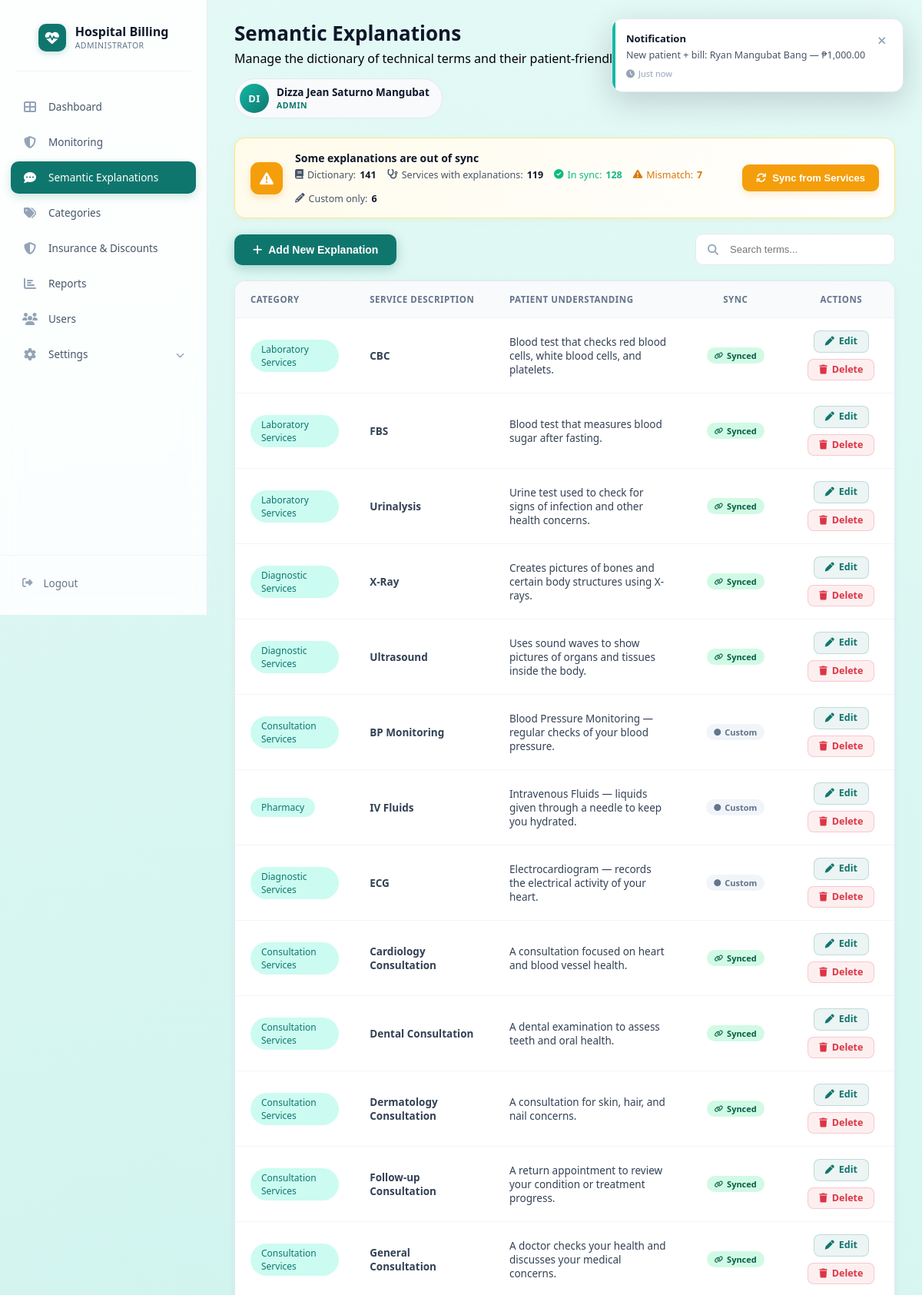
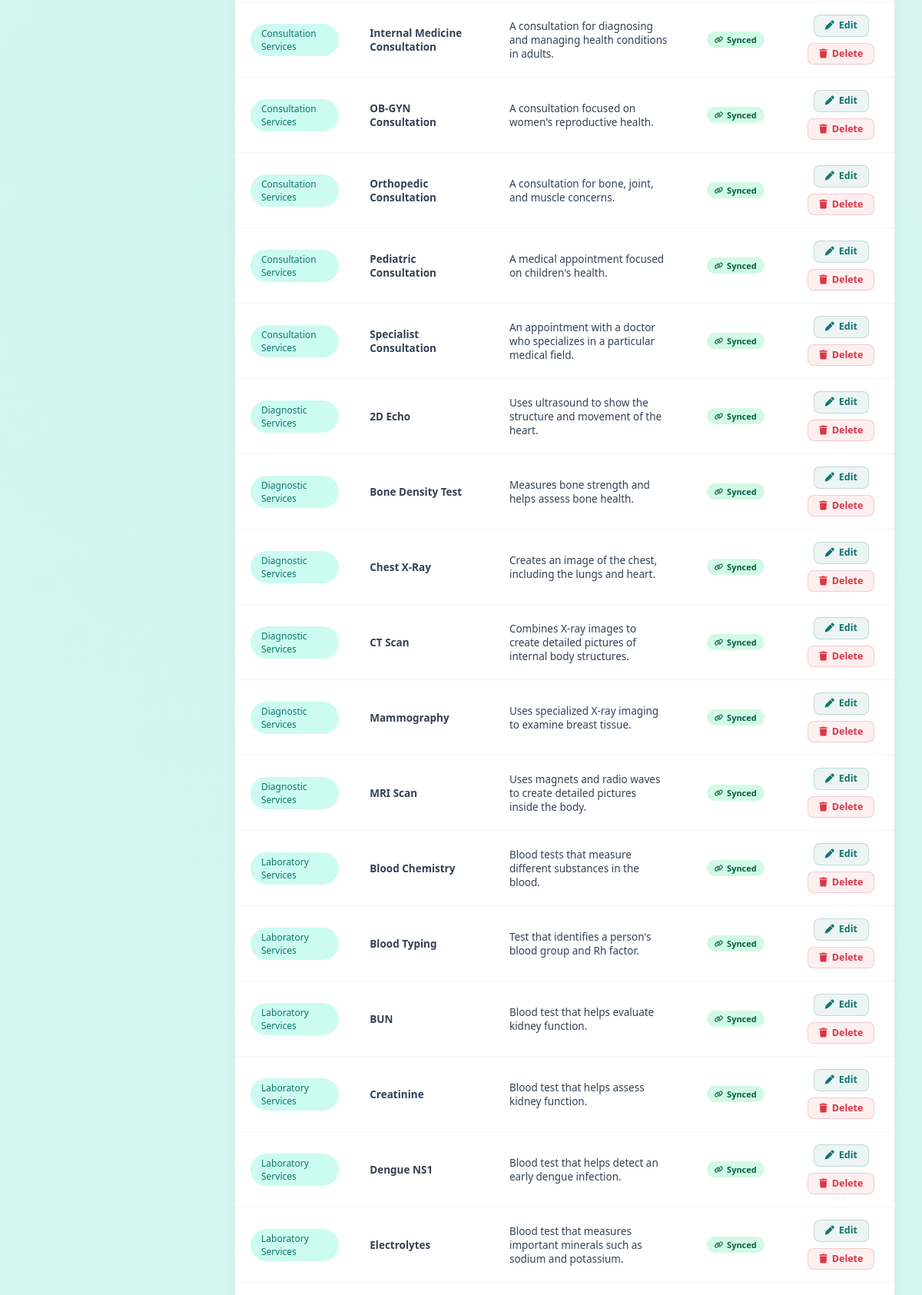
The app's page /explanations.php (signed in, upper part) with its own data (2 pictures, top to bottom).
### tables this page shows
CREATE TABLE `users` (
  `id` int(11) NOT NULL,
  `first_name` varchar(100) DEFAULT NULL,
  `middle_name` varchar(100) DEFAULT NULL,
  `last_name` varchar(100) DEFAULT NULL,
  `full_name` varchar(255) NOT NULL,
  `username` varchar(100) NOT NULL,
  `password` varchar(255) NOT NULL,
  `email` varchar(150) DEFAULT NULL,
  `contact_number` varchar(11) DEFAULT NULL,
  `position` varchar(150) DEFAULT NULL,
  `role` enum('Admin','Billing','Front Desk Receptionist') NOT NULL DEFAULT 'Admin',
  `status` enum('Active','Inactive') NOT NULL DEFAULT 'Active',
  `profile_picture` varchar(255) DEFAULT NULL,
  `created_at` datetime NOT NULL DEFAULT current_timestamp(),
  `updated_at` datetime NOT NULL DEFAULT current_timestamp() ON UPDATE current_timestamp(),
  `is_archived` tinyint(1) DEFAULT 0,
  `reset_token` varchar(255) DEFAULT NULL,
  `reset_expires` datetime DEFAULT NULL,
  `reset_code` varchar(6) DEFAULT NULL,
  `recovery_code` varchar(50) DEFAULT NULL
);

CREATE TABLE `semantic_dictionary` (
  `id` int(11) NOT NULL,
  `technical_term` varchar(150) NOT NULL,
  `patient_explanation` text NOT NULL,
  `category` varchar(100) DEFAULT NULL,
  `synonym_terms` text DEFAULT NULL,
  `created_at` datetime NOT NULL DEFAULT current_timestamp()
);

### explanations.php (the view, shortened to what this page needs)
<?php
require_once 'config.php';
$user_id   = $_SESSION['user_id'] ?? 0;
$user_name = $_SESSION['username'] ?? 'User';
$full_name = $user_name;
$user_role = 'User';
$profile_picture_url = '';
try {
    $s = $pdo->prepare("SELECT full_name, role, profile_picture FROM users WHERE id = ?");
    $s->execute([$user_id]);
    $u = $s->fetch(PDO::FETCH_ASSOC);
    if ($u) {
        $full_name = $u['full_name'] ?: $user_name;
        $user_role = $u['role'] ?? 'User';
    }
} catch (PDOException $e) {}
$csrf = $_SESSION['csrf_token'];
$explanations = [];
try {
    $explanations = $pdo->query("
        SELECT d.*,
               s.id AS linked_service_id,
               s.patient_explanation AS linked_service_explanation,
               CASE
                 WHEN s.id IS NULL THEN 'custom'
                 WHEN d.patient_explanation = s.patient_explanation THEN 'synced'
                 ELSE 'mismatch'
               END AS sync_status
        FROM semantic_dictionary d
        LEFT JOIN services s
          ON s.service_name = d.technical_term AND s.is_active = 1
        ORDER BY d.id ASC
    ")->fetchAll(PDO::FETCH_ASSOC);
} catch (PDOException $e) {
    try {
        $explanations = $pdo->query("SELECT *, 'custom' AS sync_status FROM semantic_dictionary ORDER BY id ASC")->fetchAll(PDO::FETCH_ASSOC);
    } catch (PDOException $e2) {
        $explanations = [];
        $error = "Table not found.";
    }
}
$stat_dict_total = count($explanations);
$stat_synced     = 0;
$stat_mismatch   = 0;
$stat_custom     = 0;
foreach ($explanations as $e) {
    if ($e['sync_status'] === 'synced')        $stat_synced++;
    elseif ($e['sync_status'] === 'mismatch')  $stat_mismatch++;
    else                                       $stat_custom++;
}
$stat_services_with_expl = 0;
$stat_missing_in_dict    = 0;
try {
    $stat_services_with_expl = (int)$pdo->query("
        SELECT COUNT(*) FROM services
        WHERE is_active = 1 AND patient_explanation IS NOT NULL AND patient_explanation <> ''
    ")->fetchColumn();
    $stat_missing_in_dict = (int)$pdo->query("
        SELECT COUNT(*) FROM services s
        LEFT JOIN semantic_dictionary d ON d.technical_term = s.service_name
        WHERE s.is_active = 1
          AND s.patient_explanation IS NOT NULL
          AND s.patient_explanation <> ''
          AND d.id IS NULL
    ")->fetchColumn();
} catch (PDOException $e) {}
?>
<!DOCTYPE html>
<html lang="en">
<head>
<link rel="stylesheet" href="https://cdnjs.cloudflare.com/ajax/libs/font-awesome/6.4.0/css/all.min.css">
</head>
<body>
<aside class="sidebar" id="sidebar">
    <div class="sidebar-brand">
        <div class="brand-text">
            <span class="brand-icon-box"><i class="fas fa-heart-pulse"></i></span>
            <div class="brand-text-inner">
                <div class="brand-name">Hospital Billing</div>
                <div class="brand-sub">ADMINISTRATOR</div>
            </div>
        </div>
    </div>
    <div class="sidebar-divider"></div>
    <ul class="sidebar-menu">
        <li><a href="dashboard.php"><i class="fas fa-th-large"></i> <span>Dashboard</span></a></li>
        <li><a href="administrator_monitoring.php"><i class="fas fa-shield-halved"></i> <span>Monitoring</span></a></li>
        <li><a href="explanations.php" class="active"><i class="fas fa-comment-dots"></i> <span>Semantic Explanations</span></a></li>
        <li><a href="categories.php"><i class="fas fa-tags"></i> <span>Categories</span></a></li>
        <li><a href="insurance_discounts.php"><i class="fas fa-shield-alt"></i> <span>Insurance &amp; Discounts</span></a></li>
        <li><a href="reports.php"><i class="fas fa-chart-bar"></i> <span>Reports</span></a></li>
        <li><a href="users.php"><i class="fas fa-users"></i> <span>Users</span></a></li>
        <li class="has-submenu" id="settingsMenuItem">
            <a href="javascript:void(0)" onclick="toggleSettingsSubmenu(event)"><i class="fas fa-cog"></i><span>Settings</span><i class="fas fa-chevron-down submenu-arrow"></i></a>
        </li>
    </ul>
    <div class="sidebar-footer"><a href="logout.php"><i class="fas fa-sign-out-alt"></i> <span>Logout</span></a></div>
</aside>
<main class="main-content">
<div class="top-bar">
    <div class="top-bar-left">
        <h1>Semantic Explanations</h1>
        <div class="page-sub">Manage the dictionary of technical terms and their patient-friendly explanations.</div>
    </div>
    <div class="top-bar-actions">
        <div class="user-chip">
            <?php if (!empty($profile_picture_url)): ?>
                <img src="<?= htmlspecialchars($profile_picture_url) ?>?v=<?= time() ?>" alt="Profile" class="avatar-img">
            <?php else: ?>
                <div class="avatar"><?= strtoupper(substr($full_name, 0, 2)) ?></div>
            <?php endif; ?>
            <div class="info">
                <div class="name"><?= htmlspecialchars($full_name) ?></div>
                <div class="role"><?= htmlspecialchars($user_role) ?></div>
            </div>
        </div>
    </div>
</div>
<div class="sync-card <?= ($stat_mismatch > 0 || $stat_missing_in_dict > 0) ? 'has-mismatch' : '' ?>">
    <div class="sync-icon">
        <i class="fas <?= ($stat_mismatch > 0 || $stat_missing_in_dict > 0) ? 'fa-triangle-exclamation' : 'fa-circle-check' ?>"></i>
    </div>
    <div class="sync-info">
        <div class="sync-title">
            <?= ($stat_mismatch > 0 || $stat_missing_in_dict > 0) ? 'Some explanations are out of sync' : 'All explanations are in sync' ?>
        </div>
        <div class="sync-stats">
            <span class="s-item"><i class="fas fa-book"></i> Dictionary: <strong><?= number_format($stat_dict_total) ?></strong></span>
            <span class="s-item"><i class="fas fa-stethoscope"></i> Services with explanations: <strong><?= number_format($stat_services_with_expl) ?></strong></span>
            <span class="s-item s-synced"><i class="fas fa-circle-check"></i> In sync: <strong><?= number_format($stat_synced) ?></strong></span>
            <?php if ($stat_mismatch > 0): ?>
                <span class="s-item s-mismatch"><i class="fas fa-triangle-exclamation"></i> Mismatch: <strong><?= number_format($stat_mismatch) ?></strong></span>
            <?php endif; ?>
            <span class="s-item"><i class="fas fa-pencil"></i> Custom only: <strong><?= number_format($stat_custom) ?></strong></span>
        </div>
    </div>
    <div class="sync-actions">
        <form method="post" style="display:inline" onsubmit="return confirm('Pull all service explanations into the dictionary?\n\n• New services will be added as dictionary entries\n• Mismatched explanations will be overwritten with the service wording\n\nContinue?');">
            <button type="submit" name="sync_from_services" class="btn-sync <?= ($stat_mismatch > 0 || $stat_missing_in_dict > 0) ? 'warning' : '' ?>">
                <i class="fas fa-arrows-rotate"></i> Sync from Services
            </button>
        </form>
    </div>
</div>
<div class="action-bar">
    <button class="btn-add" onclick="openAddModal()"><i class="fas fa-plus"></i> Add New Explanation</button>
    <div class="search-wrapper">
        <i class="fas fa-search search-icon"></i>
        <input type="text" id="searchInput" placeholder="Search terms..." onkeyup="searchTable()">
    </div>
</div>
<div class="table-card">
    <div class="table-wrapper">
        <table id="explanationsTable">
            <thead>
                <tr>
                    <th>Category</th>
                    <th>Service Description</th>
                    <th>Patient Understanding</th>
                    <th style="text-align:center;">Sync</th>
                    <th style="text-align:center;">Actions</th>
                </tr>
            </thead>
            <tbody>
            <?php if (empty($explanations)): ?><tr><td colspan="5" class="text-muted">No explanations found.</td></tr>
            <?php else: foreach ($explanations as $exp):
                $sync_status = $exp['sync_status'] ?? 'custom';
                $row_id = (int)$exp['id'];
            ?>
                <tr>
                    <td><span class="category-badge"><?= htmlspecialchars($exp['category'] ?? 'General') ?></span></td>
                    <td><strong><?= htmlspecialchars($exp['technical_term']) ?></strong></td>
                    <td><?= htmlspecialchars($exp['patient_explanation']) ?></td>
                    <td style="text-align:center;">
                        <?php if ($sync_status === 'synced'): ?>
                            <span class="sync-badge synced" title="Matches its service record"><i class="fas fa-link"></i> Synced</span>
                        <?php elseif ($sync_status === 'mismatch'): ?>
                            <span class="sync-badge mismatch" title="Differs from the service record"><i class="fas fa-triangle-exclamation"></i> Mismatch</span>
                            <form method="post" style="display:inline" onsubmit="return confirm('Pull the service\'s current explanation into this row? Your edits here will be overwritten.');">
                                <input type="hidden" name="csrf_token" value="<?= htmlspecialchars($csrf) ?>">
                                <input type="hidden" name="pull_row" value="<?= $row_id ?>">
                                <button type="submit" class="row-pull-btn" title="Pull from service"><i class="fas fa-arrow-down"></i> Pull</button>
                            </form>
                        <?php else: ?>
                            <span class="sync-badge custom" title="No matching service — dictionary-only entry"><i class="fas fa-circle"></i> Custom</span>
                        <?php endif; ?>
                    </td>
                    <td><div class="action-icons">
                        <a href="?edit=<?= $row_id ?>" class="icon-btn edit-icon"><i class="fas fa-pen"></i> Edit</a>
                        <a href="#" onclick="confirmDelete(event, <?= $row_id ?>)" class="icon-btn delete-icon"><i class="fas fa-trash"></i> Delete</a>
                    </div></td>
                </tr>
            <?php endforeach; endif; ?>
            </tbody>
        </table>
    </div>
</div>
</main>
<div class="toast-container" id="toastContainer"></div>
</body>
</html>

### records on screen
users: full_name "DI", full_name "Dizza Jean Saturno Mangubat", role "ADMIN"
semantic_dictionary: category "Laboratory Services", technical_term "CBC", patient_explanation "Blood test that checks red blood cells, white blood cells, and platelets.", shows "Synced"
semantic_dictionary: category "Laboratory Services", technical_term "FBS", patient_explanation "Blood test that measures blood sugar after fasting.", shows "Synced"
semantic_dictionary: category "Laboratory Services", technical_term "Urinalysis", patient_explanation "Urine test used to check for signs of infection and other health concerns.", shows "Synced"
semantic_dictionary: category "Diagnostic Services", technical_term "X-Ray", patient_explanation "Creates pictures of bones and certain body structures using X-rays.", shows "Synced"
semantic_dictionary: category "Diagnostic Services", technical_term "Ultrasound", patient_explanation "Uses sound waves to show pictures of organs and tissues inside the body.", shows "Synced"
semantic_dictionary: category "Consultation Services", technical_term "BP Monitoring", patient_explanation "Blood Pressure Monitoring — regular checks of your blood pressure.", shows "Custom"
semantic_dictionary: category "Pharmacy", technical_term "IV Fluids", patient_explanation "Intravenous Fluids — liquids given through a needle to keep you hydrated.", shows "Custom"
semantic_dictionary: category "Diagnostic Services", technical_term "ECG", patient_explanation "Electrocardiogram — records the electrical activity of your heart.", shows "Custom"
semantic_dictionary: category "Consultation Services", technical_term "Cardiology Consultation", patient_explanation "A consultation focused on heart and blood vessel health.", shows "Synced"
semantic_dictionary: category "Consultation Services", technical_term "Dental Consultation", patient_explanation "A dental examination to assess teeth and oral health.", shows "Synced"
semantic_dictionary: category "Consultation Services", technical_term "Dermatology Consultation", patient_explanation "A consultation for skin, hair, and nail concerns.", shows "Synced"
semantic_dictionary: category "Consultation Services", technical_term "Follow-up Consultation", patient_explanation "A return appointment to review your condition or treatment progress.", shows "Synced"
semantic_dictionary: category "Consultation Services", technical_term "General Consultation", patient_explanation "A doctor checks your health and discusses your medical concerns.", shows "Synced"
semantic_dictionary: category "Consultation Services", technical_term "Internal Medicine Consultation", patient_explanation "A consultation for diagnosing and managing health conditions in adults.", shows "Synced"
semantic_dictionary: category "Consultation Services", technical_term "OB-GYN Consultation", patient_explanation "A consultation focused on women's reproductive health.", shows "Synced"
semantic_dictionary: category "Consultation Services", technical_term "Orthopedic Consultation", patient_explanation "A consultation for bone, joint, and muscle concerns.", shows "Synced"
semantic_dictionary: category "Consultation Services", technical_term "Pediatric Consultation", patient_explanation "A medical appointment focused on children's health.", shows "Synced"
semantic_dictionary: category "Consultation Services", technical_term "Specialist Consultation", patient_explanation "An appointment with a doctor who specializes in a particular medical field.", shows "Synced"
semantic_dictionary: category "Diagnostic Services", technical_term "2D Echo", patient_explanation "Uses ultrasound to show the structure and movement of the heart.", shows "Synced"
semantic_dictionary: category "Diagnostic Services", technical_term "Bone Density Test", patient_explanation "Measures bone strength and helps assess bone health.", shows "Synced"
semantic_dictionary: category "Diagnostic Services", technical_term "Chest X-Ray", patient_explanation "Creates an image of the chest, including the lungs and heart.", shows "Synced"
semantic_dictionary: category "Diagnostic Services", technical_term "CT Scan", patient_explanation "Combines X-ray images to create detailed pictures of internal body structures.", shows "Synced"
semantic_dictionary: category "Diagnostic Services", technical_term "Mammography", patient_explanation "Uses specialized X-ray imaging to examine breast tissue.", shows "Synced"
semantic_dictionary: category "Diagnostic Services", technical_term "MRI Scan", patient_explanation "Uses magnets and radio waves to create detailed pictures inside the body.", shows "Synced"
semantic_dictionary: category "Laboratory Services", technical_term "Blood Chemistry", patient_explanation "Blood tests that measure different substances in the blood.", shows "Synced"
semantic_dictionary: category "Laboratory Services", technical_term "Blood Typing", patient_explanation "Test that identifies a person's blood group and Rh factor.", shows "Synced"
semantic_dictionary: category "Laboratory Services", technical_term "BUN", patient_explanation "Blood test that helps evaluate kidney function.", shows "Synced"
semantic_dictionary: category "Laboratory Services", technical_term "Creatinine", patient_explanation "Blood test that helps assess kidney function.", shows "Synced"
semantic_dictionary: category "Laboratory Services", technical_term "Dengue NS1", patient_explanation "Blood test that helps detect an early dengue infection.", shows "Synced"
semantic_dictionary: category "Laboratory Services", technical_term "Electrolytes", patient_explanation "Blood test that measures important minerals such as sodium and potassium.", shows "Synced"

### other values on screen
$stat_dict_total "141"
$stat_services_with_expl "119"
$stat_synced "128"
$stat_mismatch "7"
$stat_custom "6"
